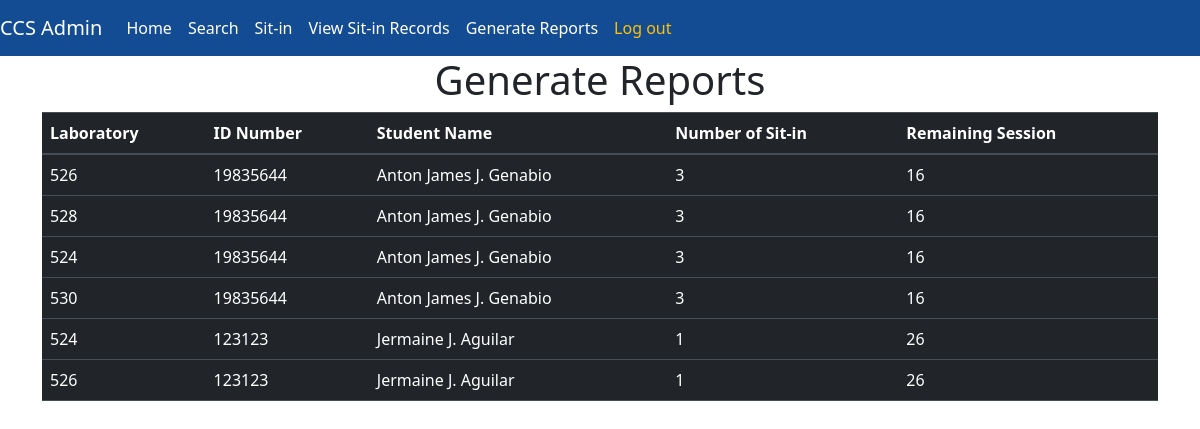
/static/Report.php (signed in), run on an earlier commit of the app's database.
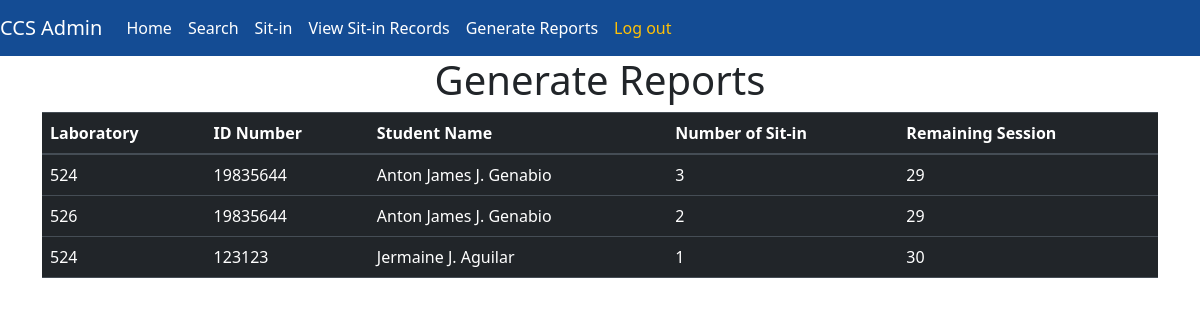
And on a later commit of the database.
### tables this page shows
CREATE TABLE `students` (
  `id_number` int(11) NOT NULL,
  `lastName` varchar(50) NOT NULL,
  `firstName` varchar(50) NOT NULL,
  `middleName` varchar(50) NOT NULL,
  `yearLevel` int(11) NOT NULL,
  `password` varchar(50) NOT NULL,
  `course` varchar(20) NOT NULL,
  `email` varchar(50) NOT NULL,
  `address` varchar(50) NOT NULL,
  `status` varchar(10) NOT NULL
);

CREATE TABLE `student_lab` (
  `id` int(11) NOT NULL,
  `id_number` int(11) NOT NULL,
  `lab` int(11) NOT NULL,
  `sit_in` int(11) NOT NULL
);

CREATE TABLE `student_session` (
  `id_number` int(11) NOT NULL,
  `session` int(11) NOT NULL
);

### static/Report.php (the view, shortened to what this page needs)
<?php
  include('backend.php');
?>
<!DOCTYPE html>
<html lang="en">
<head>
    <link rel="stylesheet" href="https://cdn.jsdelivr.net/npm/bootstrap@4.3.1/dist/css/bootstrap.min.css">
    <link rel="stylesheet" href="https://cdnjs.cloudflare.com/ajax/libs/twitter-bootstrap/5.3.0/css/bootstrap.min.css">
    <link rel="stylesheet" href="https://cdn.datatables.net/2.0.2/css/dataTables.bootstrap5.css">
</head>
<body>
<nav class="navbar navbar-expand-lg navbar-light " style="background-color: #144c94">
  <a class="navbar-brand text-white" href="#">CCS Admin</a>
  <div class="collapse navbar-collapse" id="navbarNav">
    <ul class="navbar-nav">
      <li class="nav-item active">
        <a class="nav-link text-white"  href="Admin.php">Home</a>
      </li>
      <li class="nav-item">
        <a type="button" class="nav-link text-white" data-toggle="modal" data-target="#exampleModal">Search</a>
      </li>
      <li class="nav-item">
        <a class="nav-link text-white" href="Records.php"> Sit-in</a>
      </li>
      <li class="nav-item">
        <a class="nav-link text-white" href="ViewRecords.php">View Sit-in Records</a>
      </li>
      <li class="nav-item">
        <a class="nav-link  text-white" href="Report.php">Generate Reports</a>
      </li>
      <li class="nav-item">
        <a class="btn nav-link text-warning"  href="Login.php">Log out</a>
      </li>
    </ul>
  </div>
</nav>
<h1 class="text-center">Generate Reports</h1>
  <?php
    $con = mysqli_connect('localhost', 'root', '', 'ccs_system');
		$sqlTable = "SELECT student_lab.id_number ,students.firstName, students.middleName, students.lastName,
    student_lab.lab, student_lab.sit_in, student_session.session FROM students INNER JOIN student_lab on student_lab.id_number = students.id_number
    INNER JOIN student_session on student_session.id_number = students.id_number ;";
		$result = mysqli_query($con, $sqlTable);
    if(mysqli_num_rows($result) > 0)
        {
          $listPerson = [];
          while($row = mysqli_fetch_array($result)) {
              $listPerson[] = $row;
          }
        }
  ?>
  <div class="container">
    <table id="example" class="table table-dark display compact " style="width:100%">
        <thead>
            <tr>
                <th>Laboratory</th>
                <th>ID Number</th>
                <th>Student Name </th>
                <th>Number of Sit-in</th>
                <th>Remaining Session</th>
            </tr>
        </thead>
        <tbody>
            <?php if (isset($listPerson) && count($listPerson) > 0): ?>
                <?php foreach ($listPerson as $person): ?>
                    <tr>
                        <td><?php echo  $person['lab'];  ?></td>
                        <td><?php echo $person['id_number']; ?></td>
                        <td><?php echo $person['firstName']." ".$person['middleName'].". ".$person['lastName'] ?></td>
                        <td><?php echo $person['sit_in'] ?></td>
                        <td><?php echo $person['session'] ?></td>
                    </tr>
                <?php endforeach; ?>
            <?php else: ?>
                <tr>
                    <td colspan="2" class="text-center">No data available</td>
                </tr>
            <?php endif; ?>
        </tbody>
    </table>
</div>
</body>
</html>

What changed in the data, as far as the page shows it:
no longer on one of the page's lists (row unchanged): students: student_lab.lab "524", student_lab.id_number "19835644", firstName "Anton James", middleName "J", lastName "Genabio", student_lab.sit_in "3", student_session.session "16", student_lab.lab "530"
no longer on one of the page's lists (row unchanged): students: student_lab.lab "526", student_lab.id_number "123123", firstName "Jermaine", middleName "J", lastName "Aguilar", student_lab.sit_in "1", student_session.session "26"
changed through a linked row, students "Anton James": student_lab.lab "526" → "524"; student_session.session "16" → "29"; student_lab.lab "528" → "526"; student_lab.sit_in "3" → "2"
changed through a linked row, students "Jermaine": student_session.session "26" → "30"
